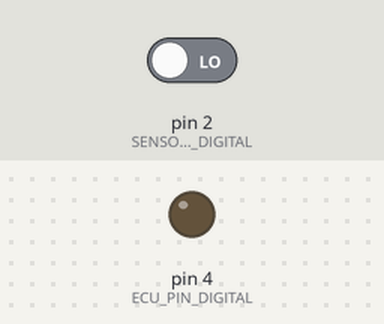
This sketch was run on a simulated Arduino Uno, built with avr-gcc and run on an emulated ATmega328P. On the bench: output pins drawn as LEDs (lit = HIGH). Inputs (shaded band) come from the test bench; at power-on: pin 2 (SENSOR_PIN_DIGITAL) LOW.

Above: at 1.2 s.
1.3 s: pin 2 (SENSOR_PIN_DIGITAL) driven HIGH
At 2.5 s:
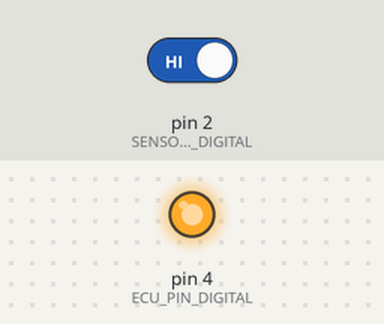
2.8 s: pin 2 (SENSOR_PIN_DIGITAL) driven LOW
At 3.8 s:
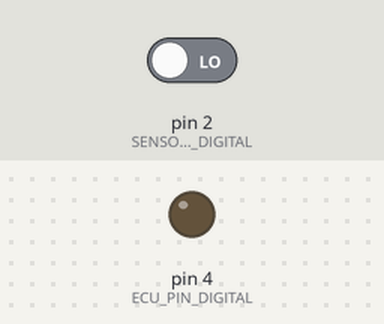
Timing chart, 0 to 5.8 s (numbered marks = the images above; inputs shaded):
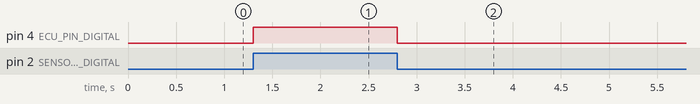

Measured:
- after the input at 1.3 s, pin 4 (ECU_PIN_DIGITAL): LOW → HIGH at once
- after the input at 2.8 s, pin 4 (ECU_PIN_DIGITAL): HIGH → LOW at once

The sketch:

bypassDigital.ino
```cpp
/******************************/
/******* Bypass Digital *******/
/******************************/
#define SENSOR_PIN_DIGITAL 2
#define ECU_PIN_DIGITAL 4

int value = 0;

void setup() {
  pinMode(SENSOR_PIN_DIGITAL, INPUT);
  pinMode(ECU_PIN_DIGITAL, OUTPUT);
}

void loop() {
  value = digitalRead(SENSOR_PIN_DIGITAL);
  digitalWrite(ECU_PIN_DIGITAL, value);
}
```
